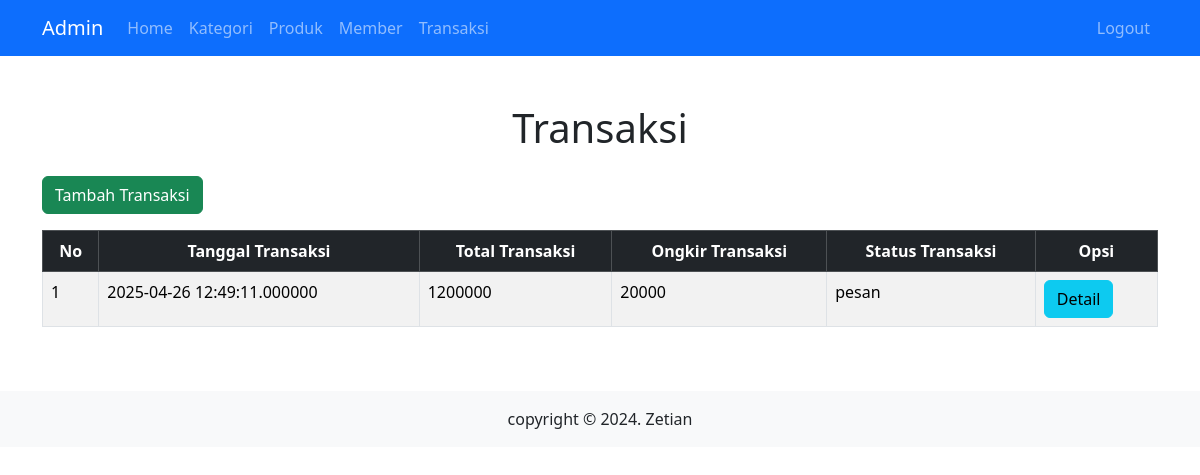
The page /admin/index.php/transaksi on the database its author committed.
### tables this page shows
CREATE TABLE `transaksi` (
  `id_transaksi` int(11) NOT NULL,
  `id_buyer` int(11) NOT NULL,
  `id_seller` int(11) NOT NULL,
  `tanggal_transaksi` datetime(6) NOT NULL DEFAULT current_timestamp(6),
  `belanja_transaksi` int(11) NOT NULL,
  `total_transaksi` int(15) NOT NULL,
  `ongkir_transaksi` int(15) NOT NULL,
  `status_transaksi` enum('pesan','lunas','batal','dikirim','selesai') NOT NULL DEFAULT 'pesan',
  `bayar_transaksi` int(11) NOT NULL,
  `distrik_pengirim` varchar(255) NOT NULL,
  `nama_pengirim` varchar(100) NOT NULL,
  `nomor_pengirim` varchar(50) NOT NULL,
  `alamat_pengirim` text NOT NULL,
  `distrik_penerima` varchar(255) NOT NULL,
  `nama_penerima` varchar(100) NOT NULL,
  `nomor_penerima` varchar(50) NOT NULL,
  `alamat_penerima` text NOT NULL,
  `nama_ekspedisi` varchar(100) NOT NULL,
  `layanan_ekspedisi` varchar(100) NOT NULL,
  `paket_ekspedisi` varchar(100) NOT NULL,
  `estimasi_ekspedisi` varchar(50) NOT NULL,
  `berat_ekspedisi` varchar(50) NOT NULL
);

### admin/application/controllers/Transaksi.php (called while the page is built, shortened)
<?php
class Transaksi extends CI_Controller
{
    public function index()
    {
        $this->load->model("MTransaksi");
        $data["transaksi"] = $this->MTransaksi->tampil();
        $this->load->view('templates/header');
        $this->load->view('pages/transaksi/index', $data);
        $this->load->view('templates/footer');
    }
}

### admin/index.php (called while the page is built, shortened)
<?php
require_once BASEPATH.'core/CodeIgniter.php';

### admin/application/models/Mtransaksi.php (called while the page is built, shortened)
<?php
class Mtransaksi extends CI_Model
{
    function tampil(){
        $q = $this->db->get("transaksi");
        $d = $q->result_array();
        return $d;
    }
}
?>

### admin/application/views/pages/transaksi/index.php (the view)
<div class="container mt-5 flex-grow-1">
    <h1 class="mb-4 text-center">Transaksi</h1>
    <a href="add" class="btn btn-success mb-3">Tambah Transaksi</a>
    <div class="table-responsive" style="max-height: 70vh; overflow-y: auto;">
        <table class="table table-bordered table-hover table-striped" id="pagination">
            <thead class="table-dark" style="position: sticky; top: 0; z-index: 1020;">
                <tr class="text-center">
                    <th>No</th>
                    <th>Tanggal Transaksi</th>
                    <th>Total Transaksi</th>
                    <th>Ongkir Transaksi</th>
                    <th>Status Transaksi</th>
                    <th>Opsi</th>
                </tr>
            </thead>
            <tbody>
                <?php foreach ($transaksi as $k => $v): ?>
                    <tr>
                        <td><?php echo $k + 1; ?></td>
                        <td><?php echo $v['tanggal_transaksi']; ?></td>
                        <td><?php echo $v['total_transaksi']; ?></td>
                        <td><?php echo $v['ongkir_transaksi']; ?></td>
                        <td><?php echo $v['status_transaksi']; ?></td>
                        <td>
                            <a href="<?php echo base_url('transaksi/detail/' . $v['id_transaksi'])?>" class="btn btn-info">Detail</a>
                        </td>
                    </tr>
                <?php endforeach ?>
            </tbody>
        </table>
    </div>
</div>

### rows shown on the page
transaksi: tanggal_transaksi "2025-04-26 12:49:11.000000", total_transaksi "1200000", ongkir_transaksi "20000", status_transaksi "pesan"
